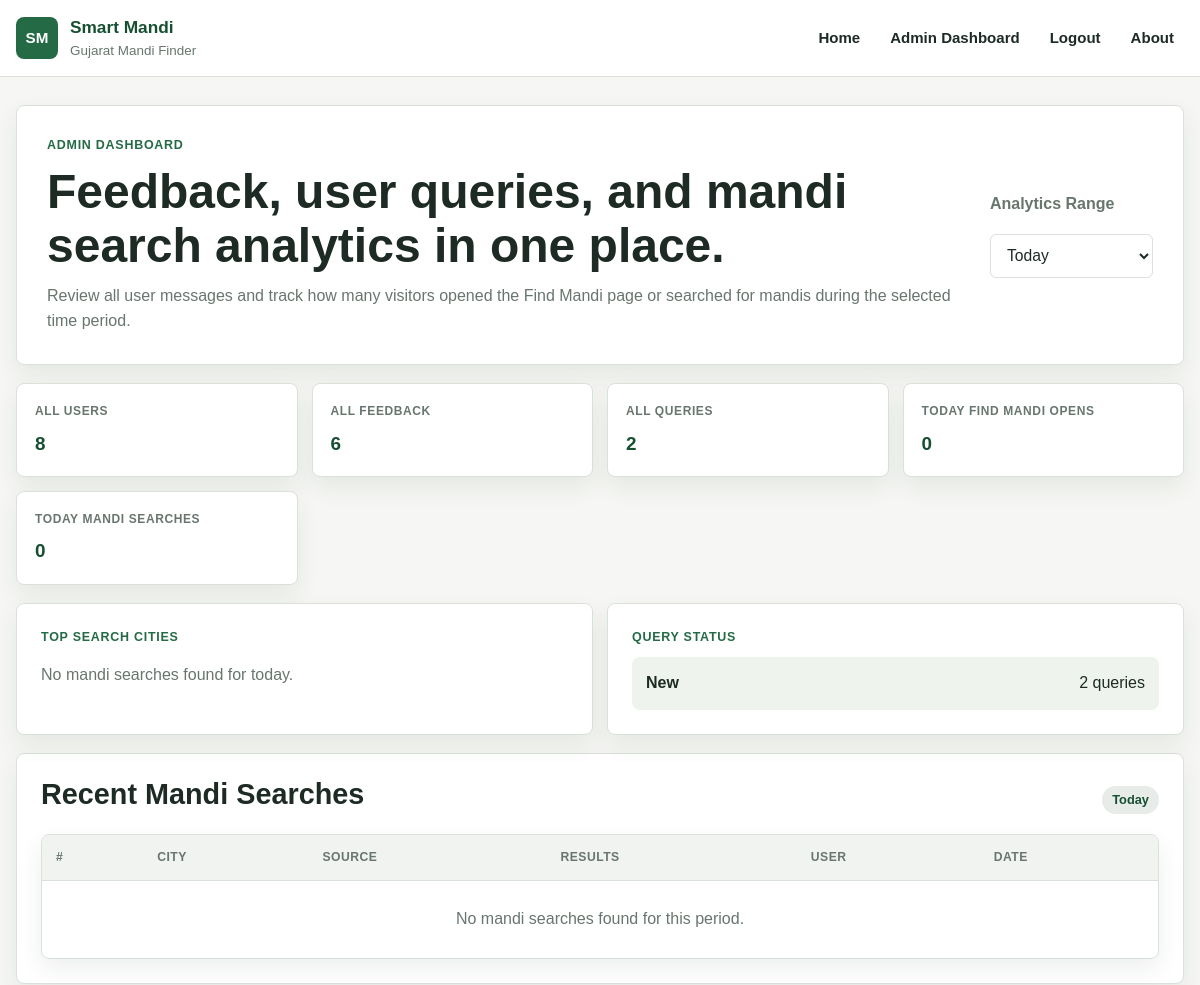
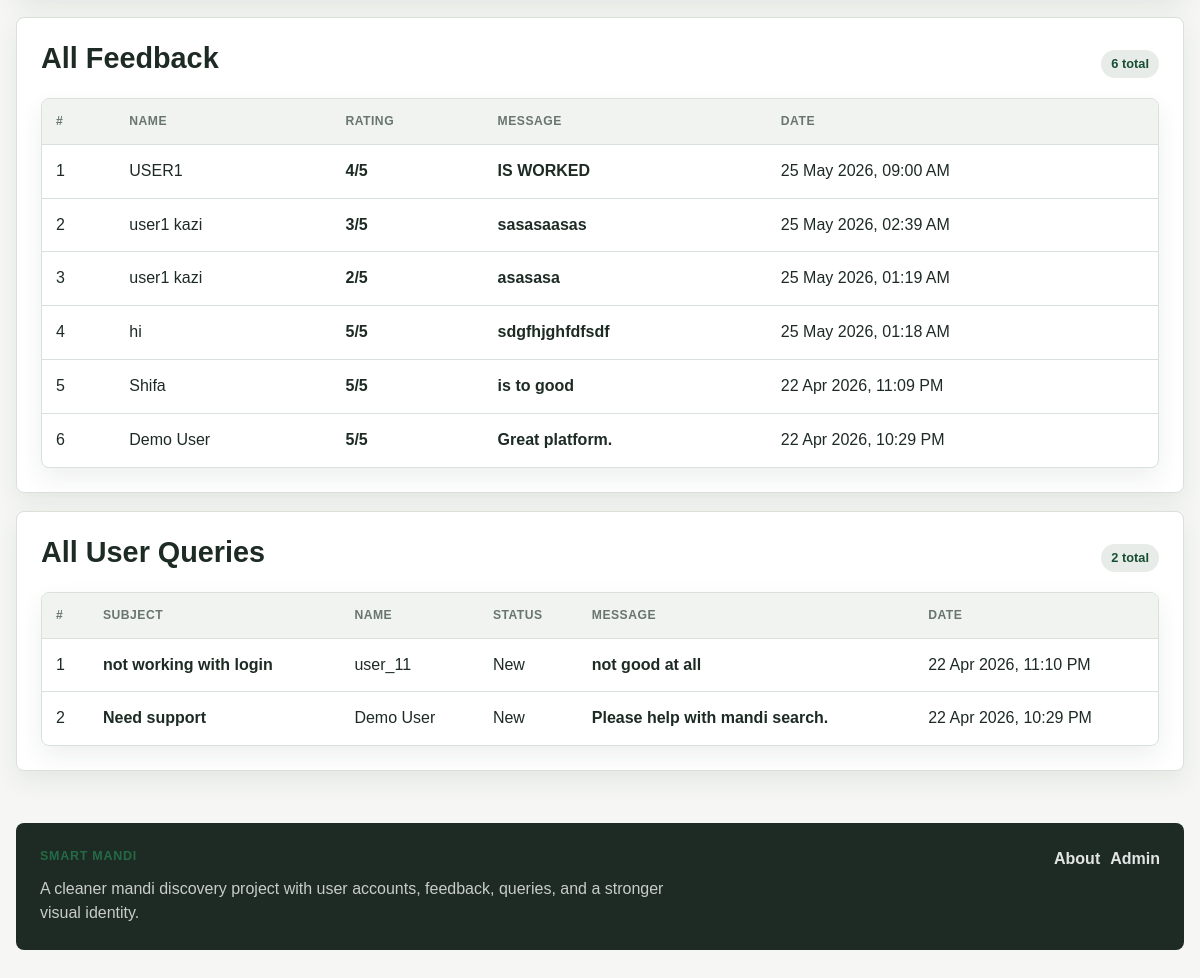
The app's page /admin-dashboard/ (signed in) with its own data (2 pictures, top to bottom).
### query_app/models.py (models this page shows, shortened)
class UserQuery(models.Model):
    STATUS_CHOICES = [
        ("new", "New"),
        ("in_progress", "In Progress"),
        ("resolved", "Resolved"),
    ]
    name = models.CharField(max_length=150)
    email = models.EmailField()
    phone_number = models.CharField(max_length=15, blank=True)
    subject = models.CharField(max_length=200)
    message = models.TextField()
    status = models.CharField(max_length=20, choices=STATUS_CHOICES, default="new")
    created_at = models.DateTimeField(auto_now_add=True)

### feedback_app/models.py (models this page shows, shortened)
class Feedback(models.Model):
    RATING_CHOICES = [(value, f"{value} Star") for value in range(1, 6)]
    name = models.CharField(max_length=150)
    email = models.EmailField()
    rating = models.PositiveSmallIntegerField(choices=RATING_CHOICES)
    message = models.TextField()
    created_at = models.DateTimeField(auto_now_add=True)

### admin_dashboard/views.py (the view)
# urls.py: path("", views.dashboard_view, name="dashboard"),
def dashboard_view(request):
    selected_filter = request.GET.get("range", "today")
    if selected_filter not in FILTER_OPTIONS:
        selected_filter = "today"
    period_start = get_period_start(selected_filter)
    feedback_qs = Feedback.objects.order_by("-created_at")
    query_qs = UserQuery.objects.order_by("-created_at")
    visit_qs = FindMandiPageVisit.objects.filter(visited_at__gte=period_start)
    search_qs = MandiSearchLog.objects.filter(searched_at__gte=period_start)
    status_summary = (
        query_qs.values("status")
        .annotate(total=Count("id"))
        .order_by("status")
    )
    top_searches = (
        search_qs.exclude(city="")
        .values("city")
        .annotate(total=Count("id"))
        .order_by("-total", "city")[:10]
    )
    recent_searches = search_qs[:12]
    context = {
        "selected_filter": selected_filter,
        "filter_choices": [(key, value["label"]) for key, value in FILTER_OPTIONS.items()],
        "period_label": FILTER_OPTIONS[selected_filter]["label"],
        "period_start": period_start,
        "total_feedback": feedback_qs.count(),
        "total_queries": query_qs.count(),
        "total_users": User.objects.count(),
        "find_mandi_page_views": visit_qs.count(),
        "mandi_search_count": search_qs.count(),
        "feedback_list": feedback_qs,
        "query_list": query_qs,
        "recent_searches": recent_searches,
        "top_searches": top_searches,
        "status_summary": status_summary,
    }
    return render(request, "admin_dashboard/dashboard.html", context)

### admin_dashboard/views.py (called while the page is built)
def staff_required(user):
    return user.is_authenticated and (user.is_staff or user.is_superuser)

def get_period_start(filter_key):
    selected = FILTER_OPTIONS.get(filter_key, FILTER_OPTIONS["today"])
    return timezone.now() - timedelta(days=selected["days"])

### templates/admin_dashboard/dashboard.html (shortened to what this page needs)
{% extends 'base.html' %}
{% block content %}
<section class="hero-panel compact-hero">
    <div>
        <div class="section-title">Admin Dashboard</div>
        <h1>Feedback, user queries, and mandi search analytics in one place.</h1>
        <p>
            Review all user messages and track how many visitors opened the Find Mandi page or searched for mandis
            during the selected time period.
        </p>
    </div>
    <form method="get" class="filters">
        <label class="label" for="range">Analytics Range</label>
        <select id="range" name="range" class="select-field" onchange="this.form.submit()">
            {% for value, label in filter_choices %}
                <option value="{{ value }}" {% if selected_filter == value %}selected{% endif %}>{{ label }}</option>
            {% endfor %}
        </select>
    </form>
</section>
<section class="stats-grid">
    <div class="stat-chip">
        <span class="label">All Users</span>
        <strong>{{ total_users }}</strong>
    </div>
    <div class="stat-chip">
        <span class="label">All Feedback</span>
        <strong>{{ total_feedback }}</strong>
    </div>
    <div class="stat-chip">
        <span class="label">All Queries</span>
        <strong>{{ total_queries }}</strong>
    </div>
    <div class="stat-chip">
        <span class="label">{{ period_label }} Find Mandi Opens</span>
        <strong>{{ find_mandi_page_views }}</strong>
    </div>
    <div class="stat-chip">
        <span class="label">{{ period_label }} Mandi Searches</span>
        <strong>{{ mandi_search_count }}</strong>
    </div>
</section>
<section class="card-grid">
    <article class="content-card">
        <div class="section-title">Top Search Cities</div>
        <div class="stack-list">
            {% for item in top_searches %}
                <div class="list-item row-between">
                    <strong>{{ item.city }}</strong>
                    <span>{{ item.total }} searches</span>
                </div>
            {% empty %}
                <p class="muted">No mandi searches found for {{ period_label|lower }}.</p>
            {% endfor %}
        </div>
    </article>
    <article class="content-card">
        <div class="section-title">Query Status</div>
        <div class="stack-list">
            {% for item in status_summary %}
                <div class="list-item row-between">
                    <strong>{{ item.status|title }}</strong>
                    <span>{{ item.total }} queries</span>
                </div>
            {% empty %}
                <p class="muted">No queries have been submitted yet.</p>
            {% endfor %}
        </div>
    </article>
</section>
<section class="content-card section-gap">
    <div class="results-head">
        <h2>Recent Mandi Searches</h2>
        <span class="pill">{{ period_label }}</span>
    </div>
    <div class="table-card">
        <table>
            <thead>
                <tr>
                    <th>#</th>
                    <th>City</th>
                    <th>Source</th>
                    <th>Results</th>
                    <th>User</th>
                    <th>Date</th>
                </tr>
            </thead>
            <tbody>
                {% for item in recent_searches %}
                    <tr>
                        <td>{{ forloop.counter }}</td>
                        <td>{{ item.city|default:"-" }}</td>
                        <td>{{ item.search_source|title }}</td>
                        <td>{{ item.result_count }}</td>
                        <td>
                            {% if item.user %}
                                {{ item.user.username }}
                            {% else %}
                                Guest
                            {% endif %}
                        </td>
                        <td>{{ item.searched_at|date:"d M Y, h:i A" }}</td>
                    </tr>
                {% empty %}
                    <tr>
                        <td colspan="6" class="empty-state">No mandi searches found for this period.</td>
                    </tr>
                {% endfor %}
            </tbody>
        </table>
    </div>
</section>
<section class="content-card section-gap">
    <div class="results-head">
        <h2>All Feedback</h2>
        <span class="pill">{{ total_feedback }} total</span>
    </div>
    <div class="table-card">
        <table>
            <thead>
                <tr>
                    <th>#</th>
                    <th>Name</th>
                    <th>Rating</th>
                    <th>Message</th>
                    <th>Date</th>
                </tr>
            </thead>
            <tbody>
                {% for item in feedback_list %}
                    <tr>
                        <td>{{ forloop.counter }}</td>
                        <td>{{ item.name }}</td>
                        <td><b>{{ item.rating }}/5</b></td>
                        <td><b>{{ item.message }}</b></td>
                        <td>{{ item.created_at|date:"d M Y, h:i A" }}</td>
                    </tr>
                {% empty %}
                    <tr>
                        <td colspan="6" class="empty-state">No feedback has been submitted yet.</td>
                    </tr>
                {% endfor %}
            </tbody>
        </table>
    </div>
</section>
<section class="content-card section-gap">
    <div class="results-head">
        <h2>All User Queries</h2>
        <span class="pill">{{ total_queries }} total</span>
    </div>
    <div class="table-card">
        <table>
            <thead>
                <tr>
                    <th>#</th>
                    <th>Subject</th>
                    <th>Name</th>
                    <th>Status</th>
                    <th>Message</th>
                    <th>Date</th>
                </tr>
            </thead>
            <tbody>
                {% for item in query_list %}
                    <tr>
                        <td>{{ forloop.counter }}</td>
                        <td><b>{{ item.subject }}</b></td>
                        <td>{{ item.name }}</td>
                        <td>{{ item.status|title }}</td>
                        <td><b>{{ item.message }}</b></td>
                        <td>{{ item.created_at|date:"d M Y, h:i A" }}</td>
                    </tr>
                {% empty %}
                    <tr>
                        <td colspan="8" class="empty-state">No queries have been submitted yet.</td>
                    </tr>
                {% endfor %}
            </tbody>
        </table>
    </div>
</section>
{% endblock %}

### templates/base.html (shortened to what this page needs)
{% load static %}
<!DOCTYPE html>
<html lang="en">
<head>
    <link rel="stylesheet" href="{% static 'css/theme.css' %}?v=7">
</head>
<body>
    <header class="site-header">
        <div class="page-shell nav-wrap">
            <a href="{% url 'home' %}" class="brand">
                <span class="brand-mark"></span>
                <span>
                    <strong>Smart Mandi</strong>
                    <small>Gujarat Mandi Finder</small>
                </span>
            </a>
            <nav class="main-nav">
                <a href="{% url 'home' %}">Home</a>
                {% if request.user.is_authenticated %}
                    {% if request.user.is_staff or request.user.is_superuser %}
                        <a href="{% url 'admin_dashboard:dashboard' %}">Admin Dashboard</a>
                    {% else %}
                        <a href="{% url 'find_mandi' %}">Find Mandi</a>
                        <a href="{% url 'feedback_app:feedback' %}">Feedback</a>
                        <a href="{% url 'query_app:query' %}">Query112</a>
                        {% comment %} <a href="{% url 'user_app:dashboard' %}">Dashboard</a> {% endcomment %}
                        <a href="{% url 'user_app:profile' %}">Profile</a>
                    {% endif %}
                    <a href="{% url 'user_app:logout' %}">Logout</a>
                {% else %}
                    <a href="{% url 'find_mandi' %}">Find Mandi</a>
                    <a href="{% url 'feedback_app:feedback' %}">Feedback</a>
                    <a href="{% url 'query_app:query' %}">Query</a>
                    <a href="{% url 'user_app:register' %}">Register</a>
                    <a href="{% url 'user_app:login' %}">Login</a>
                {% endif %}
                <a href="{% url 'about_app:about' %}">About</a>
            </nav>
        </div>
    </header>
    <main class="page-shell main-content">
        {% block content %}{% endblock %}
    </main>
    <footer class="site-footer">
        <div class="page-shell footer-grid">
            <div>
                <div class="section-title">Smart Mandi</div>
                <p class="footer-text">A cleaner mandi discovery project with user accounts, feedback, queries, and a stronger visual identity.</p>
            </div>
            <div class="footer-links">
                <a href="{% url 'about_app:about' %}">About</a>
                <a href="{% url 'admin:index' %}">Admin</a>
            </div>
        </div>
    </footer>
</body>
</html>

### records on screen
UserQuery: status "New", total "2", subject "not working with login", name "user_11", message "not good at all", created_at "22 Apr 2026, 11:10 PM"
Feedback: name "USER1", rating "4", message "IS WORKED", created_at "25 May 2026, 09:00 AM"
Feedback: name "user1 kazi", rating "3", message "sasasaasas", created_at "25 May 2026, 02:39 AM"
Feedback: name "user1 kazi", rating "2", message "asasasa", created_at "25 May 2026, 01:19 AM"
Feedback: name "hi", rating "5", message "sdgfhjghfdfsdf", created_at "25 May 2026, 01:18 AM"
Feedback: name "Shifa", rating "5", message "is to good", created_at "22 Apr 2026, 11:09 PM"
Feedback: name "Demo User", rating "5", message "Great platform.", created_at "22 Apr 2026, 10:29 PM"
UserQuery: subject "Need support", name "Demo User", status "New", message "Please help with mandi search.", created_at "22 Apr 2026, 10:29 PM"

### other values on screen
{{ total_users }} "8"
{{ total_feedback }} "6"
{{ total_queries }} "2"
{{ period_label }} "TODAY"
{{ find_mandi_page_views }} "0"
{{ mandi_search_count }} "0"
{{ period_label|lower }} "today"
{{ period_label }} "Today"
form field range "Today"
